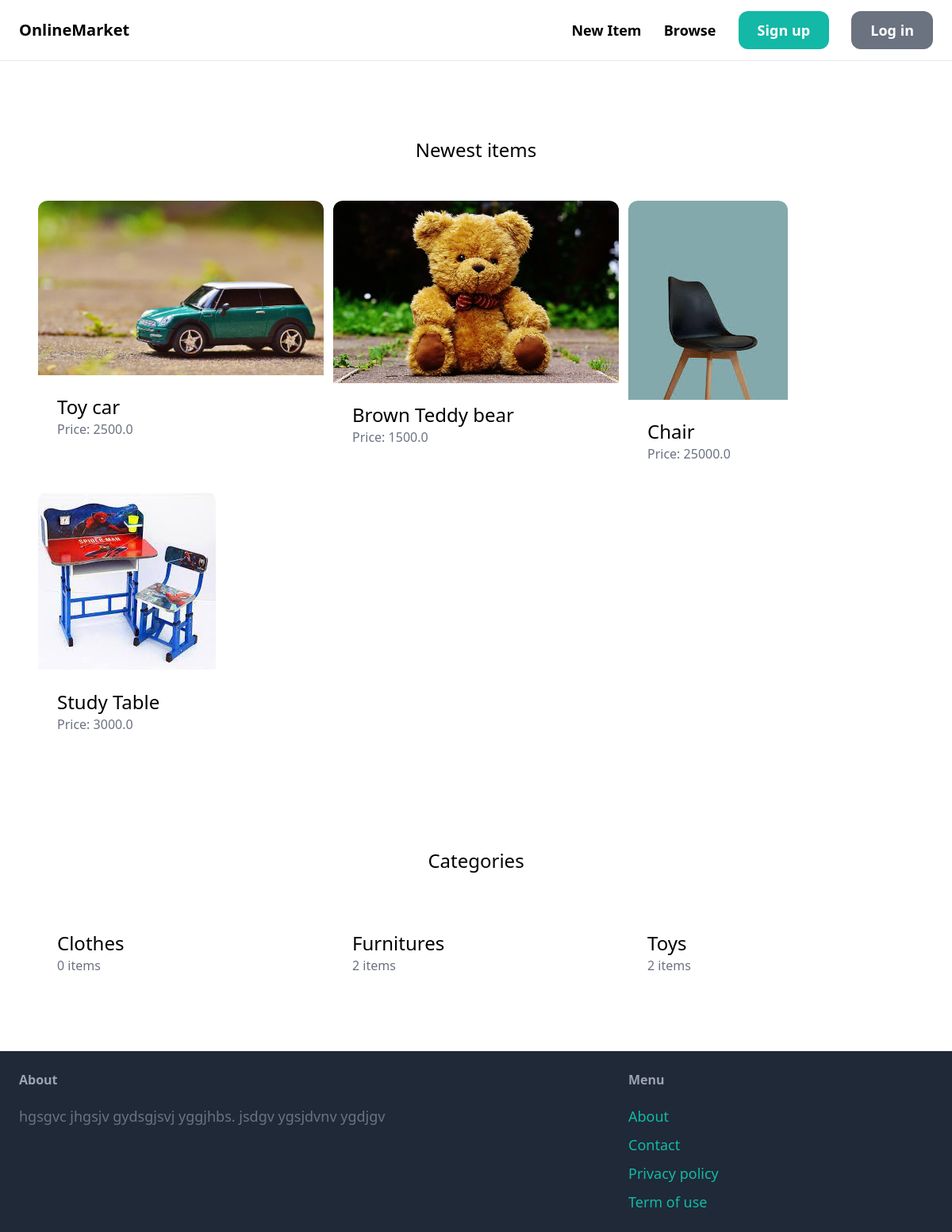
The page / on the database its author committed.
### item/models.py (models this page shows, shortened)
class Item(models.Model):
    Category = models.ForeignKey(Category, related_name='items', on_delete=models.CASCADE)
    name = models.CharField(max_length=255)
    description = models.TextField(blank=True, null=True)
    price = models.FloatField()
    image = models.ImageField(upload_to='item_images', blank=True, null=True)
    is_sold = models.BooleanField(default=False)
    creates_by = models.ForeignKey(User, related_name='items', on_delete=models.CASCADE)
    created_at = models.DateTimeField(auto_now_add=True)

class Category(models.Model):
    name = models.CharField(max_length=255)
    class Meta:
        ordering = ( 'name', )
        verbose_name_plural = 'Categories' #this is for correcting the spelling from Categorys to categories of admin

### onmarket/views.py (the view)
# urls.py: path('', views.index, name='index'),
def index(request):
    items = Item.objects.filter(is_sold=False)[0:6]
    categories = Category.objects.all()
    return render(request, 'onmarket/index.html', {
        'categories': categories,
        'items': items,
    })

### onmarket/templates/onmarket/index.html (shortened to what this page needs)
{% extends 'onmarket/base.html' %}
{% block content %}
    <div class="mt-6 px-6 py-12 bg-gray=100 rounded-xl">
        <h2 class="mb-12 text-2xl text-center">Newest items</h2>
        <div class="grid grid-cols-3 gap-3">
            {% for item in items %}
                <div>
                    <a href="{% url 'item:detail' item.id %}">
                        <div>
                            <img src="{{ item.image.url }}" class="rounded-t-xl">
                        </div>
                        <div class="p-6 bg-gray rounded-b-xl">
                            <h2 class="text-2xl">{{ item.name }}</h2>
                            <p class="text-gray-500">Price: {{ item.price }}</p>
                        </div>
                    </a>
                </div>
            {% endfor %}
        </div>
    </div>
    <div class="mt-6 px-6 py-12 bg-gray=100 rounded-xl">
        <h2 class="mb-12 text-2xl text-center">Categories</h2>
        <div class="grid grid-cols-3 gap-3">
            {% for category in categories %}
            <div>
                <a href="#">
                    <div class="p-6 bg-white rounded-b-xl">
                        <h2 class="text-2xl">{{ category.name }}</h2>
                        <p class="text-gray-500">{{ category.items.count }} items</p>
                    </div>
                </a>
            </div>
            {% endfor %}
        </div>
    </div>
{% endblock%}

### onmarket/templates/onmarket/base.html (shortened to what this page needs)
<!DOCTYPE html>
<html>
    <head>
        <script src="https://cdn.tailwindcss.com"></script>
    </head>
    <body>
        <nav class="py-6 px-6 flex jsutify-between items-center border-b border-gray-200">
            <a href="/" class="text-xl font-semibold">OnlineMarket</a>
            <div class="absolute top-0 right-0 p-6 space-x-6">
                <a href="{% url 'item:new' %}" class="text-lg font-semibold hover:text-gray-500">New Item</a>
                <a href="{% url 'item:items' %}" class="text-lg font-semibold hover:text-gray-500">Browse</a>
                {% if request.user.is_authenticated %}
                    <a href="{% url 'conversation:inbox' %}" class="px-6 py-3 text-lg font-semibold bg-teal-500 text-white rounded-xl hover:bg-teal-700">Inbox</a>
                    <a href="{% url 'dashboard:index' %}" class="px-6 py-3 text-lg font-semibold bg-gray-500 text-white rounded-xl hover:bg-gray-700">Dashboard</a>
                {% else %}
                    <a href="{% url 'onmarket:signup' %}" class="px-6 py-3 text-lg font-semibold bg-teal-500 text-white rounded-xl hover:bg-teal-700">Sign up</a>
                    <a href="{% url 'onmarket:login' %}" class="px-6 py-3 text-lg font-semibold bg-gray-500 text-white rounded-xl hover:bg-gray-700">Log in</a>
                {% endif %}
            </div>
        </nav>
        <div class="px-6 py-6">
           {% block content %}
           {% endblock%}
        </div>
        <footer class="py-6 px-6 flex justify-between bg-gray-800">
            <div class="w-2/3 pr-10">
                <h3 class="mb-5 font-semibold text-gray-400">About</h3>
                <p class="text-lg text-gray-500">hgsgvc jhgsjv gydsgjsvj yggjhbs. jsdgv ygsjdvnv ygdjgv</p>
            </div>
            <div class="w-1/3">
                <h3 class="mb-5 font-semibold text-gray-400">Menu</h3>
                <ul class="space-y-2">
                    <li><a href="#" class="text-lg text-teal-500 hover:text-teal-700">About</a></li>
                    <li><a href="{% url 'onmarket:contact' %}" class="text-lg text-teal-500 hover:text-teal-700">Contact</a></li>
                    <li><a href="#" class="text-lg text-teal-500 hover:text-teal-700">Privacy policy</a></li>
                    <li><a href="#" class="text-lg text-teal-500 hover:text-teal-700">Term of use</a></li>
                </ul>
            </div>
        </footer>
    </body>
</html>

### rows shown on the page
Item: image (picture), name "Toy car", price "2500.0"
Item: image (picture), name "Brown Teddy bear", price "1500.0"
Item: image (picture), name "Chair", price "25000.0"
Item: image (picture), name "Study Table", price "3000.0"
Category: name "Clothes", items.count "0"
Category: name "Furnitures", items.count "2"
Category: name "Toys", items.count "2"
